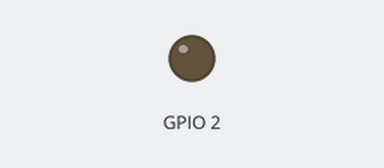
Bench run of a sketch on a simulated ESP32. Shown: output pins drawn as LEDs (lit = HIGH). WiFi joins after 1.5 s; servers stay silent unless stated.

Above: at 3.2 s.
At 5.76 s:
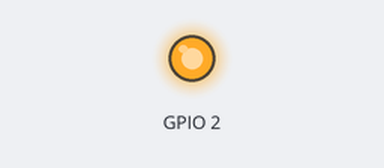
Timing chart, 0 to 6.1 s (numbered marks = the images above):
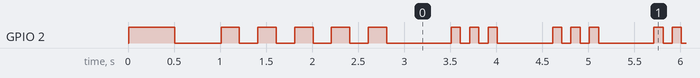

The sketch:

firmware_server_AP.ino
```cpp
/*
 *  firmware_server.ino
 *
 *  Firmware flashed onto an ESP32 for communication between
 *  UART on STM and a PC
 */

#include <WiFi.h>
#include <Esp.h>

//const char* ssid     = "ENEE408A Drone Team";
//const char* password = "dr0n3sAr3R3@llyC00l!";
const char* ssid     = "ENEE408A ESP32 AP";
const char* password = "ESP32dr0n3sAr3R3@llyC00l!";
//const char* host = "192.168.1.4";
//byte flushSeq[4] = {0x34, 0x30, 0x38, 0x41}; // 408A
WiFiServer wifiServer(40810);

//WiFiClient client;
//const int connPort = 40812;
//String relayStr;

// Set your Static IP address
IPAddress local_IP(192, 168, 1, 24);
// Set your Gateway IP address
IPAddress gateway(192, 168, 1, 1);

IPAddress subnet(255, 255, 255, 0);
IPAddress primaryDNS(8, 8, 8, 8);   //optional
IPAddress secondaryDNS(8, 8, 4, 4); //optional

void flashBlue(int ms, int num) {
    for (int i=0; i < num; i++) {
        digitalWrite(2,HIGH);
        delay(ms);
        digitalWrite(2,LOW);
        delay(ms);
    }
}

void setup() {
    pinMode(2,OUTPUT);
    //Serial.begin(250000);
    Serial.begin(115200);
    delay(10);

    flashBlue(500, 1);

    WiFi.softAP(ssid, password);
    IPAddress IP = WiFi.softAPIP();

    wifiServer.begin();
    flashBlue(200, 5);
}

void loop() {
    delay(500);
    flashBlue(100, 3);

    WiFiClient client = wifiServer.available();
    if (client) {
      digitalWrite(2,HIGH);
      while (client.connected()) {
          // Reading from UART, sending to TCP 40810
          if (Serial.available() > 0) {
              char c = Serial.read();
              client.write(c);
          }

          //Serial.println("Server ----> ARDUINO");
          // Reading from TCP 40810, sending to UART
          if (client.available() > 0) {
              char c = client.read();
              Serial.write(c);
          }
      }

      client.stop();
      digitalWrite(2,LOW);
  }
}
```

Measured:
- by itself, GPIO 2: moves between LOW and HIGH, repeating every 18.7 s
